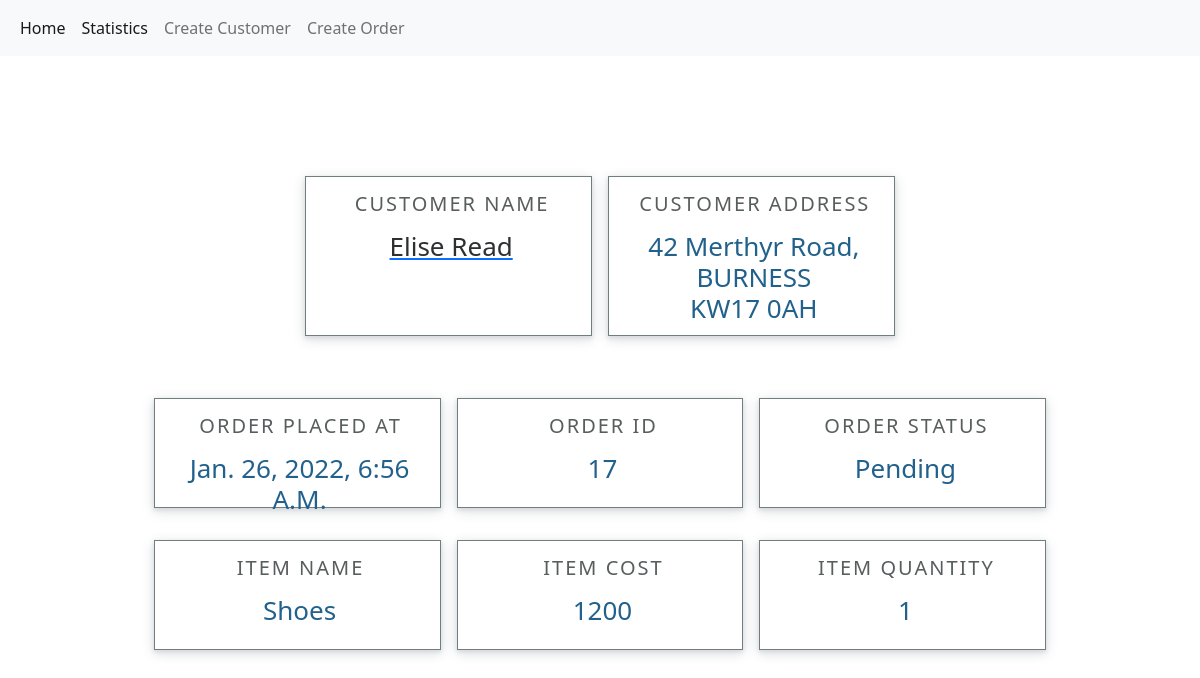
/app/orderDetails/17/, run on the app's committed database.
### app/models.py (models this page shows, shortened)
class OrderDetails(models.Model):
    customer = models.ForeignKey(Customer, related_name="customer",on_delete=models.SET_DEFAULT, default="NA")
    item_name = models.CharField(max_length=200)
    item_cost = models.IntegerField()
    item_quantity = models.IntegerField()
    order_choices = (
    ('pending','pending'),
    ('dispatched', 'dispatched'),
    ('delivered','delivered'),
        )
    order_status = models.CharField(max_length=30, choices=order_choices, default='pending')
    date = models.DateTimeField(auto_now_add=True)

class Customer(models.Model):
    name = models.CharField(max_length=200)
    contact = PhoneNumberField()
    email = models.EmailField()
    address = models.CharField(max_length=300)
    city = models.CharField(max_length=50)
    state = models.CharField(max_length=50)
    date = models.DateTimeField(auto_now_add=True)
    def __str__(self):
        return self.name

### app/views.py (the view)
# urls.py: url(r'^orderDetails/(?P<pk>\d+)/', OrderDetailsView.as_view(), name='orderDetails'),
class OrderDetailsView(DetailView):
    model = OrderDetails
    context_object_name = 'order'

### templates/app/orderdetails_detail.html
{% extends "base.html"%} {% block body_block %}
<div class="order-details-body">
  <div id="order-details-cont">
    <div id="customer-details-ctn">
      <div class="customer-details-ctn-1">
        <h2 class="customer-details-title">Customer Name</h2>
        <a href="{% url 'app:customerDetails' pk=order.customer.id %}"><h3 class="customer-details-desp-link">{{order.customer}}</h3></a>
      </div>
      <div class="customer-details-ctn-1">
        <h2 class="customer-details-title">Customer Address</h2>
        <h3 class="customer-details-desp">{{order.customer.address}}, <br>{{order.customer.city}} <br>{{order.customer.state}}</h3>
      </div>
    </div>
    <div id="order-details-ctn">
      <div class="order-details-ctn-1">
        <h2 class="customer-details-title">Order placed at</h2>
        <h3 class="customer-details-desp">{{order.date}}</h3>
      </div>
      <div class="order-details-ctn-1">
        <h2 class="customer-details-title">Order ID</h2>
        <h3 class="customer-details-desp">{{order.id}}</h3>
      </div>
      <div class="order-details-ctn-1">
        <h2 class="customer-details-title">Order status</h2>
        <h3 class="customer-details-desp">{{order.order_status}}</h3>
      </div>
    </div>
    <div id="order-item-ctn">
      <div class="order-details-ctn-1">
        <h2 class="customer-details-title">Item Name</h2>
        <h3 class="customer-details-desp">{{order.item_name}}</h3>
      </div>
      <div class="order-details-ctn-1">
        <h2 class="customer-details-title">Item Cost</h2>
        <h3 class="customer-details-desp">{{order.item_cost}}</h3>
      </div>
      <div class="order-details-ctn-1">
        <h2 class="customer-details-title">Item Quantity</h2>
        <h3 class="customer-details-desp">{{order.item_quantity}}</h3>
      </div>
    </div>
  </div>
</div>
{% endblock %}

### static/css/orderDetails.css (style rules this page uses)
#order-details-cont { width: 80%; margin: auto; margin-top:90px; display:grid; grid-template-rows: 2fr 1fr 1fr; grid-row-gap: 2em; }
#customer-details-ctn { display:grid; width:61.4%; margin: auto; grid-template-columns: 1fr 1fr; grid-column-gap:1em; }
#order-details-ctn { display:grid; width:93%; margin: auto; grid-template-columns: 1fr 1fr 1fr; grid-column-gap:1em; }
#order-item-ctn { display:grid; width:93%; margin: auto; grid-template-columns: 1fr 1fr 1fr; grid-column-gap:1em; }
.customer-details-ctn-1 { background-color:white; box-shadow: 0 2px 4px 0 #D7DBDD, 0 3px 12px 0 #D7DBDD; height:160px; border: solid 1px #717D7E; }
.order-details-ctn-1 { background-color:white; box-shadow: 0 2px 4px 0 #D7DBDD, 0 3px 12px 0 #D7DBDD; height:110px; border: solid 1px #717D7E; }
.customer-details-title { text-align: center; text-transform: uppercase; letter-spacing:2px; color: #585d5e; margin-top: 15px; margin-left: 7px; font-size: 20px; }
.customer-details-desp { text-align: center; text-transform: capitalize; color: #21618C; font-size: 26px; margin-top: 15px; margin-left: 5px; }
.customer-details-desp-link { text-align: center; color: #2d2f30; font-size: 26px; margin-top: 15px; margin-left: 5px; }

### data on the page
OrderDetails: customer "Elise Read", customer.address "42 Merthyr Road", customer.city "BURNESS", customer.state "KW17 0AH", date "Jan. 26, 2022, 6:56 A.m.", id "17", order_status "Pending", item_name "Shoes", item_cost "1200", item_quantity "1"
